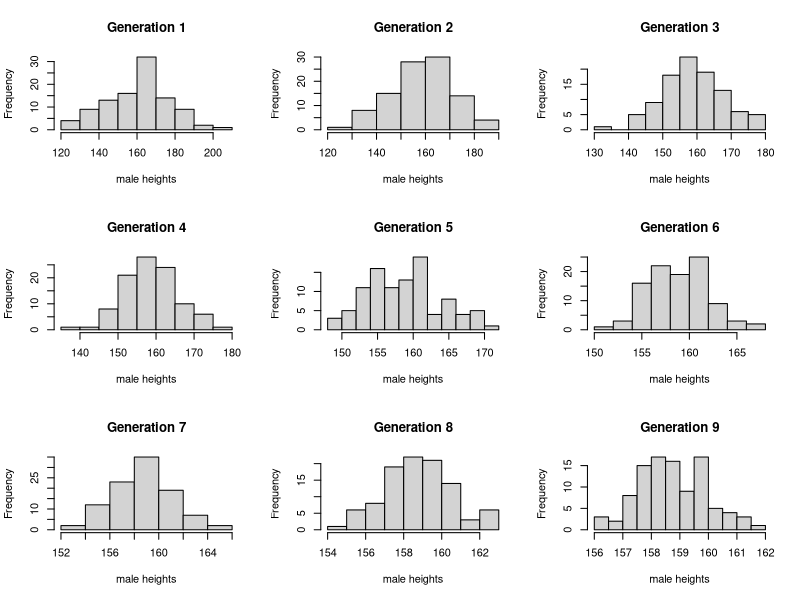
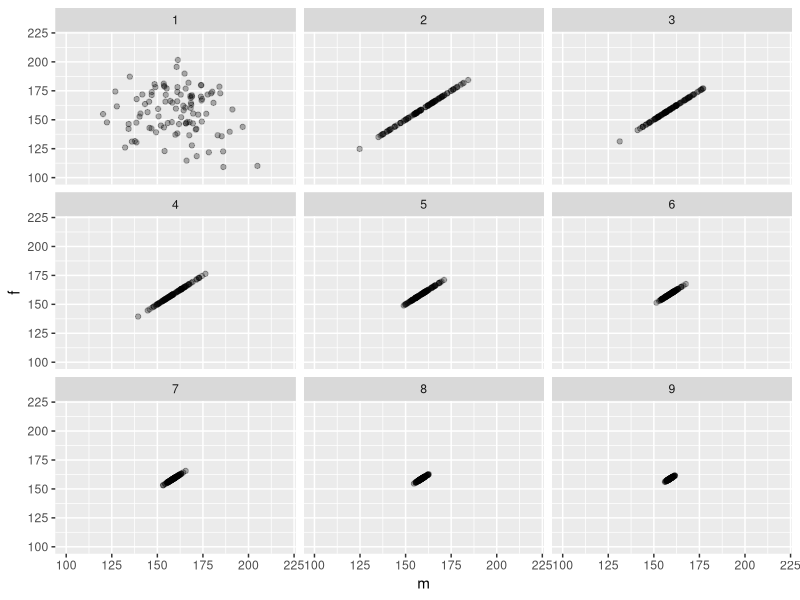
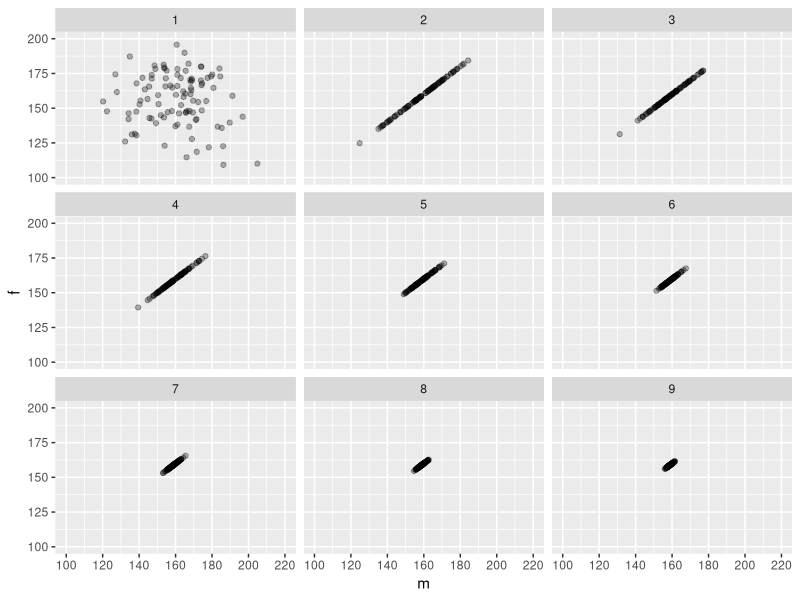
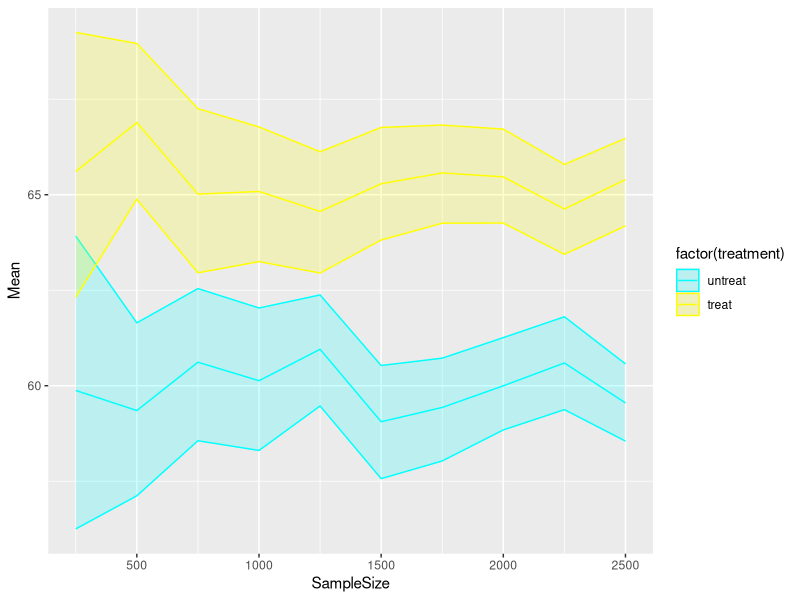
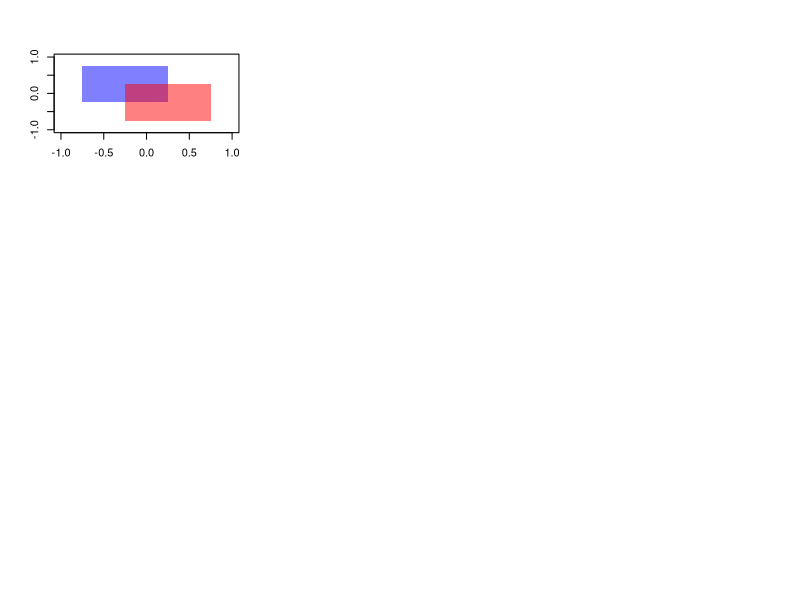

These figures' R source, in order:
## ---- chunk 1
pop <- data.frame(m = rnorm(100, 160, 20), f = rnorm(100, 160, 20))
## ---- chunk 2
next_gen <- function(pop) {
    pop$m <- sample(pop$m)
    pop$m <- rowMeans(pop)
    pop$f <- pop$m
    pop
}
## ---- chunk 3
# generate nine generations
a <- list()
a[[1]] <- pop 
for (i in 2:9) {
  pop <- next_gen(pop)
  a[[i]] <- pop
}

# plot the dist. with 'hist'
#Divide the screen in 3 columns and 3 rows

par(mfrow=c(3,3))
#Add a plot in each sub-screen
for (i in 1:9) {
  hist(a[[i]]$m, xlab="male heights", main=paste0("Generation ",i))
}


## ---- chunk 4
library(tidyverse)

a.df <- data.frame()
for (i in 1:9){
  this_a <- a[[i]]
  this_a$gen <- i
  a.df <- rbind(a.df, this_a)
}

ggplot(a.df)+geom_point(aes(x=m,y=f),alpha=.3)+xlim(c(100,220))+ylim(c(100,220))+facet_wrap(~gen)

# TS: Revised the scales accordingly.
ggplot(a.df)+geom_point(aes(x=m,y=f),alpha=.3)+ylim(c(100,200))+facet_wrap(~gen)+ scale_x_continuous(breaks = seq(from=100, to=220, by = 20), limits = c(100,220)) 
## ---- chunk 5
#generate the data 

ss <- seq(from=250,to=2500,by=250)
n_simul <- 1000


boot.df = data.frame() # treatment (0 or 1), mean, lower (2.5%), higher (97.5%), ss (250 ~ 2500)
n_boot <- 10
for (i in 1:length(ss)){
  # conduct a bootstrapping (each bootstrap has 1000 samples)
  n_patient <- ss[i]
  means_0 <- rep(NA,n_boot)
  means_1 <- rep(NA,n_boot)
  data <- tibble(treatment_group = rep(0, n_patient), outcome = rep(0, n_patient))
  
  data$treatment_group <- sample(x=c(0,1), size=n_patient, replace=TRUE)
  
  data[data$treatment_group==0, 2] <- rnorm(n=sum(data$treatment_group==0), mean=60, sd=20)
  data[data$treatment_group==1, 2] <- rnorm(n=sum(data$treatment_group==1), mean=65, sd=20)
    
  for (j in 1:n_boot){
    this_data_0 <- data[data$treatment_group==0,2] %>% sample_n(size=ss[i],replace=TRUE)
    this_data_1 <- data[data$treatment_group==1,2] %>% sample_n(size=ss[i],replace=TRUE)
    means_0[j] <- mean(this_data_0$outcome)
    means_1[j] <- mean(this_data_1$outcome)
  }
    finalmean_0 <- mean(means_0, na.rm=TRUE)
    finalmean_1 <- mean(means_1, na.rm=TRUE)
    q0<- quantile(means_0,probs=c(.025,1-.025),na.rm=TRUE)
    q1<- quantile(means_1,probs=c(.025,1-.025),na.rm=TRUE)
    
    boot.df <- rbind(boot.df, data.frame(treatment=0,mean=finalmean_0,
                                         lower=q0[1],upper=q0[2],
                                         ss=ss[i]))
    boot.df <- rbind(boot.df, data.frame(treatment=1,mean=finalmean_1,
                                         lower=q1[1],upper=q1[2],
                                         ss=ss[i]))
 
}
## ---- chunk 6
ss <- seq(from=250,to=2500,by=250)
#n_simul <- 1000


boot.df = data.frame() # treatment (0 or 1), mean, lower (2.5%), higher (97.5%), ss (250 ~ 2500)

# TS: The number of boot should be 1000 times
n_boot <- 1000
set.seed(20151202)
for (i in 1:length(ss)){
  # conduct a bootstrapping (each bootstrap has 1000 samples)
  n_patient <- ss[i]
  means_0 <- rep(NA,n_boot)
  means_1 <- rep(NA,n_boot)
  data <- tibble(treatment_group = rep(0, n_patient), outcome = rep(0, n_patient))
  
  data$treatment_group <- sample(x=c(0,1), size=n_patient, replace=TRUE)
  
  data[, 2] <- rnorm(n=nrow(data), mean=60, sd=20)
  data[data$treatment_group==1, 2] <- data[data$treatment_group==1, 2]+5
    
  for (j in 1:n_boot){
    # TS: We would get a bootstrap sample by sampling from the simulated data (with replacement). It shouldn't be performed for treatment and control group separately. See my revision. -1.
    data_boot = data%>%sample_n(size=ss[i],replace=TRUE)
    this_data_0 <- data_boot[data_boot$treatment_group==0,2]
    this_data_1 <- data_boot[data_boot$treatment_group==1,2] 
    means_0[j] <- mean(this_data_0$outcome)
    means_1[j] <- mean(this_data_1$outcome)
  }
    finalmean_0 <- mean(means_0, na.rm=TRUE)
    finalmean_1 <- mean(means_1, na.rm=TRUE)
    q0<- quantile(means_0,probs=c(.025,1-.025),na.rm=TRUE)
    q1<- quantile(means_1,probs=c(.025,1-.025),na.rm=TRUE)
    
    boot.df <- rbind(boot.df, data.frame(treatment=0,mean=finalmean_0,
                                         lower=q0[1],upper=q0[2],
                                         ss=ss[i]))
    boot.df <- rbind(boot.df, data.frame(treatment=1,mean=finalmean_1,
                                         lower=q1[1],upper=q1[2],
                                         ss=ss[i]))
 
}
boot.df$diff = boot.df$upper - boot.df$lower
View(boot.df[boot.df$treatment==0,])
## ---- chunk 7
ggplot(boot.df, aes(x=ss, y=mean, color=factor(treatment), fill=factor(treatment), group=factor(treatment))) +
  geom_line()+
  geom_ribbon(aes(ymin=lower, ymax=upper), alpha=0.2)+
  scale_color_manual(values=c('cyan','yellow'), labels=c('untreat', 'treat'))+
  scale_fill_manual(values=c('cyan','yellow'), labels=c('untreat', 'treat'))+
  scale_x_continuous("SampleSize")+scale_y_continuous("Mean")

## ---- chunk 8
makeTransparent = function(..., alpha=0.5) {
  if(alpha<0 | alpha>1) stop("alpha must be between 0 and 1")
  alpha = floor(255*alpha)  
  newColor = col2rgb(col=unlist(list(...)), alpha=FALSE)
  .makeTransparent = function(col, alpha) {
    rgb(red=col[1], green=col[2], blue=col[3], alpha=alpha, maxColorValue=255)
  }
  newColor = apply(newColor, 2, .makeTransparent, alpha=alpha)
  return(newColor)
}

par(new=FALSE)
plot(NULL,
  xlim=c(-1, 1),
  ylim=c(-1, 1),
  xlab="",
  ylab=""
)

polygon(x=c(seq(-0.75, 0.25, length.out=100), seq(0.25, -0.75, length.out=100)),
        y=c(rep(-0.25, 100), rep(0.75, 100)), border=NA, col=makeTransparent('blue',alpha=0.5))
polygon(x=c(seq(-0.25, 0.75, length.out=100), seq(0.75, -0.25, length.out=100)),
        y=c(rep(-0.75, 100), rep(0.25, 100)), border=NA, col=makeTransparent('red',alpha=0.5))
